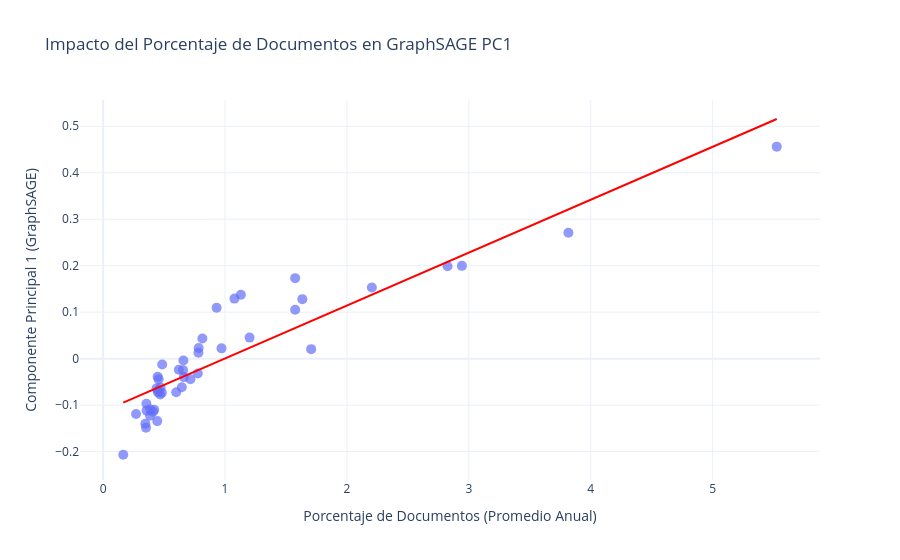

Write notebook code for a chart like this one.
### Code cell
# Gráfica de dispersión con línea de regresión OLS
fig = px.scatter(
    df_all, 
    x='mean_Percent of documents', 
    y='sage_pc1',
    hover_data=['year'],
    title="Impacto del Porcentaje de Documentos en GraphSAGE PC1",
    labels={
        'mean_Percent of documents': 'Porcentaje de Documentos (Promedio Anual)',
        'sage_pc1': 'Componente Principal 1 (GraphSAGE)'
    },
    trendline='ols', # dibuja la recta automáticamente
    trendline_color_override='red',
    template="plotly_white"
)

# Para ver los puntos un poco más grandes y transparentes
fig.update_traces(marker=dict(size=10, opacity=0.7))

fig.show()

### Figure 1 — Plotly figure (JSON) as saved in the notebook; plotly's stock layout.template omitted (floating-point values rounded to 4 significant figures)
{"data": [{"customdata": [[1980], [1981], [1982], [1983], [1984], [1985], [1986], [1987], [1988], [1989], [1990], [1991], [1992], [1993], [1994], [1995], [1996], [1997], [1998], [1999], [2000], [2001], [2002], [2003], [2004], [2005], [2006], [2007], [2008], [2009], [2010], [2011], [2012], [2013], [2014], [2015], [2016], [2017], [2018], [2019], [2020], [2021], [2022], [2023], [2024]], "hovertemplate": "Porcentaje de Documentos (Promedio Anual)=%{x}<br>Componente Principal 1 (GraphSAGE)=%{y}<br>year=%{customdata[0]}<extra></extra>", "legendgroup": "", "marker": {"color": "#636efa", "opacity": 0.7, "size": 10, "symbol": "circle"}, "mode": "markers", "name": "", "orientation": "v", "showlegend": false, "type": "scatter", "x": [3.817, 1.575, 1.707, 2.826, 2.204, 2.943, 5.526, 0.3465, 0.7763, 1.634, 1.201, 0.4089, 0.4439, 0.9711, 1.575, 0.5996, 0.165, 0.6623, 0.782, 1.078, 0.6452, 0.7835, 0.9311, 0.656, 0.3846, 0.621, 0.4819, 0.814, 0.3516, 0.4192, 0.4471, 0.4677, 0.4841, 0.3862, 0.449, 0.4708, 0.3566, 0.4386, 0.4528, 0.355, 0.4552, 0.6586, 0.7159, 0.27, 1.13], "xaxis": "x", "y": [0.2711, 0.1052, 0.02051, 0.1988, 0.1531, 0.1997, 0.4562, -0.1402, -0.03188, 0.128, 0.04534, -0.1141, -0.1343, 0.02216, 0.1732, -0.07213, -0.2068, -0.03969, 0.01275, 0.1293, -0.06161, 0.02291, 0.1094, -0.02471, -0.1225, -0.02375, -0.07317, 0.04342, -0.1487, -0.1101, -0.03915, -0.07728, -0.01272, -0.1093, -0.07203, -0.06183, -0.1118, -0.06394, -0.06848, -0.09708, -0.04405, -0.003837, -0.04414, -0.1192, 0.1375], "yaxis": "y"}, {"hovertemplate": "<b>OLS trendline</b><br>sage_pc1 = 0.113861 * mean_Percent of documents + -0.113527<br>R<sup>2</sup>=0.829633<br><br>Porcentaje de Documentos (Promedio Anual)=%{x}<br>Componente Principal 1 (GraphSAGE)=%{y} <b>(trend)</b><extra></extra>", "legendgroup": "", "line": {"color": "red"}, "marker": {"color": "#636efa", "opacity": 0.7, "size": 10, "symbol": "circle"}, "mode": "lines", "name": "", "showlegend": false, "type": "scatter", "x": [0.165, 0.27, 0.3465, 0.3516, 0.355, 0.3566, 0.3846, 0.3862, 0.4089, 0.4192, 0.4386, 0.4439, 0.4471, 0.449, 0.4528, 0.4552, 0.4677, 0.4708, 0.4819, 0.4841, 0.5996, 0.621, 0.6452, 0.656, 0.6586, 0.6623, 0.7159, 0.7763, 0.782, 0.7835, 0.814, 0.9311, 0.9711, 1.078, 1.13, 1.201, 1.575, 1.575, 1.634, 1.707, 2.204, 2.826, 2.943, 3.817, 5.526], "xaxis": "x", "y": [-0.09474, -0.08279, -0.07408, -0.07349, -0.07311, -0.07292, -0.06973, -0.06955, -0.06697, -0.0658, -0.06358, -0.06299, -0.06262, -0.06241, -0.06197, -0.0617, -0.06028, -0.05993, -0.05866, -0.0584, -0.04526, -0.04282, -0.04006, -0.03884, -0.03854, -0.03812, -0.03201, -0.02513, -0.02449, -0.02431, -0.02084, -0.007509, -0.00296, 0.009161, 0.01514, 0.02324, 0.06585, 0.06585, 0.07255, 0.08078, 0.1375, 0.2082, 0.2216, 0.3211, 0.5157], "yaxis": "y"}], "layout": {"legend": {"tracegroupgap": 0}, "title": {"text": "Impacto del Porcentaje de Documentos en GraphSAGE PC1"}, "xaxis": {"anchor": "y", "domain": [0, 1], "title": {"text": "Porcentaje de Documentos (Promedio Anual)"}}, "yaxis": {"anchor": "x", "domain": [0, 1], "title": {"text": "Componente Principal 1 (GraphSAGE)"}}}}
